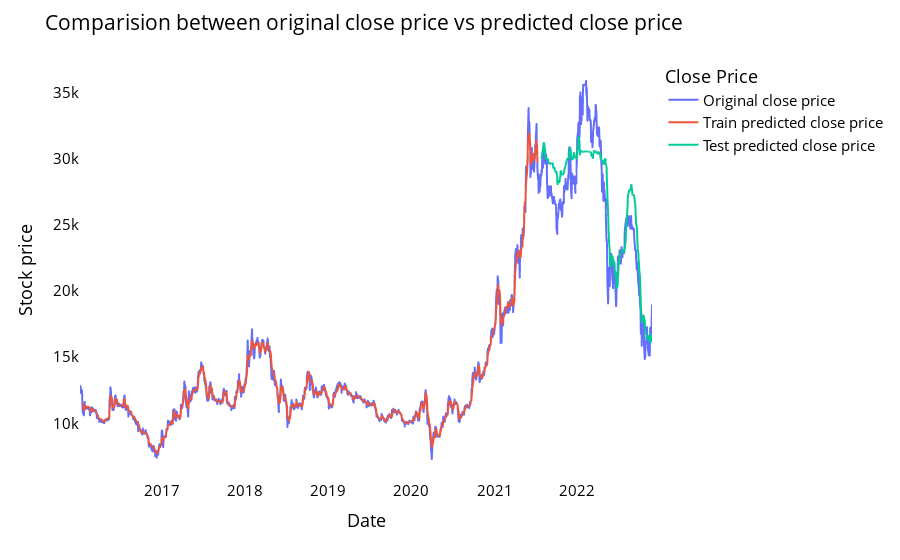

Notebook cell for this chart:
### Code cell
# shift train predictions for plotting
from itertools import cycle
import plotly.express as px


print(RF_train_predict.shape)
print(RF_test_predict.shape)
print(len(closedf))

look_back=time_step
trainPredictPlot = np.empty_like(closedf)
trainPredictPlot[:, :] = np.nan
trainPredictPlot[look_back:len(RF_train_predict)+look_back, :] = RF_train_predict
print("Train predicted data: ", trainPredictPlot)

# shift test predictions for plotting
testPredictPlot = np.empty_like(closedf)
testPredictPlot[:, :] = np.nan
testPredictPlot[len(RF_train_predict)+(look_back*2)+1:len(closedf)-1, :] = RF_test_predict
print("Test predicted data: ", testPredictPlot)

names = cycle(['Original close price','Train predicted close price','Test predicted close price'])


plotdf = pd.DataFrame({'date': close_stock['Date'],
                       'original_close': close_stock['Close'],
                      'train_predicted_close': trainPredictPlot.reshape(1,-1)[0].tolist(),
                      'test_predicted_close': testPredictPlot.reshape(1,-1)[0].tolist()})

fig = px.line(plotdf,x=plotdf['date'], y=[plotdf['original_close'],plotdf['train_predicted_close'],
                                          plotdf['test_predicted_close']],
              labels={'value':'Stock price','date': 'Date'})
fig.update_layout(title_text='Comparision between original close price vs predicted close price',
                  plot_bgcolor='white', font_size=15, font_color='black', legend_title_text='Close Price')
fig.for_each_trace(lambda t:  t.update(name = next(names)))

fig.update_xaxes(showgrid=False)
fig.update_yaxes(showgrid=False)
fig.show()

### Figure 1 — Plotly figure (JSON) as saved in the notebook; plotly's stock layout.template omitted (floating-point values rounded to 4 significant figures; data arrays with more than 128 entries replaced by an {"elided": "..."} marker saying what was removed)
{"data": [{"hovertemplate": "variable=original_close<br>Date=%{x}<br>Stock price=%{y}<extra></extra>", "legendgroup": "original_close", "line": {"color": "#636efa", "dash": "solid"}, "marker": {"symbol": "circle"}, "mode": "lines", "name": "Original close price", "showlegend": true, "type": "scattergl", "x": {"elided": "1727 str values"}, "xaxis": "x", "y": {"elided": "1727 int values"}, "yaxis": "y"}, {"hovertemplate": "variable=train_predicted_close<br>Date=%{x}<br>Stock price=%{y}<extra></extra>", "legendgroup": "train_predicted_close", "line": {"color": "#EF553B", "dash": "solid"}, "marker": {"symbol": "circle"}, "mode": "lines", "name": "Train predicted close price", "showlegend": true, "type": "scattergl", "x": {"elided": "1727 str values"}, "xaxis": "x", "y": {"elided": "1727 float values"}, "yaxis": "y"}, {"hovertemplate": "variable=test_predicted_close<br>Date=%{x}<br>Stock price=%{y}<extra></extra>", "legendgroup": "test_predicted_close", "line": {"color": "#00cc96", "dash": "solid"}, "marker": {"symbol": "circle"}, "mode": "lines", "name": "Test predicted close price", "showlegend": true, "type": "scattergl", "x": {"elided": "1727 str values"}, "xaxis": "x", "y": {"elided": "1727 float values"}, "yaxis": "y"}], "layout": {"font": {"color": "black", "size": 15}, "legend": {"title": {"text": "Close Price"}, "tracegroupgap": 0}, "margin": {"t": 60}, "plot_bgcolor": "white", "title": {"text": "Comparision between original close price vs predicted close price"}, "xaxis": {"anchor": "y", "domain": [0, 1], "showgrid": false, "title": {"text": "Date"}}, "yaxis": {"anchor": "x", "domain": [0, 1], "showgrid": false, "title": {"text": "Stock price"}}}}
